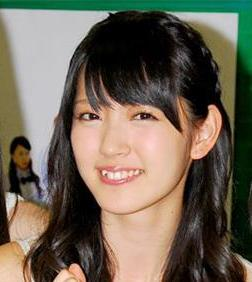
#> input picture sampled_face_images/n000148_0083_01.jpg, 252 x 282 px, given in place of 0_0.jpg, which was not available
$ jupyter execute --allow-errors mask_nomask_example.ipynb   (text cells are left out)
#> lines starting #> are read from the running program, lines starting #| are printed output that depends on the picture
[cell 1]
import matplotlib.pyplot as plt
import pandas as pd
import cv2

[cell 2]
fn = 'images/collected_data/cropped_faces/0_0.jpg'
img = cv2.imread(fn)
#> img is the input picture: shape (282, 252, 3); mean B, G, R 85.2, 100.1, 110.5
img = cv2.cvtColor(img, cv2.COLOR_BGR2RGB)
img = cv2.resize(img, (112, 112))
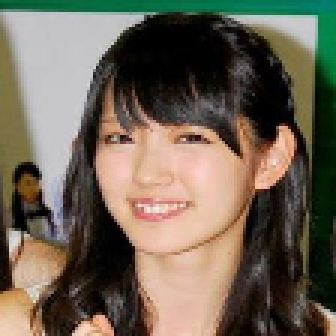
#> img: shape (112, 112, 3) (shown 3 times larger); mean R, G, B 110.4, 100, 85.1
#> (the rest of this cell did not finish here and is left out)


$ run again, on sampled_face_images/n000596_0137_01.jpg
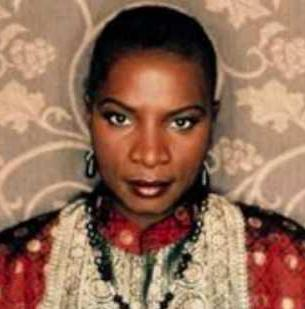
#> input picture sampled_face_images/n000596_0137_01.jpg, 305 x 309 px, given in place of 0_0.jpg, which was not available
#> img is the input picture: shape (309, 305, 3); mean B, G, R 87.8, 109, 147.7
#> `img = cv2.resize(img, (112, 112))`:
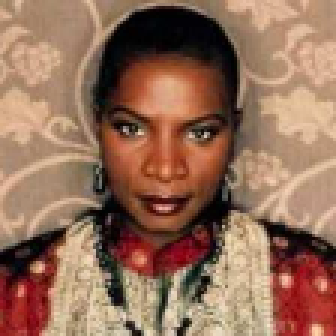
#> img: shape (112, 112, 3) (shown 3 times larger); mean R, G, B 147.6, 108.9, 87.7
